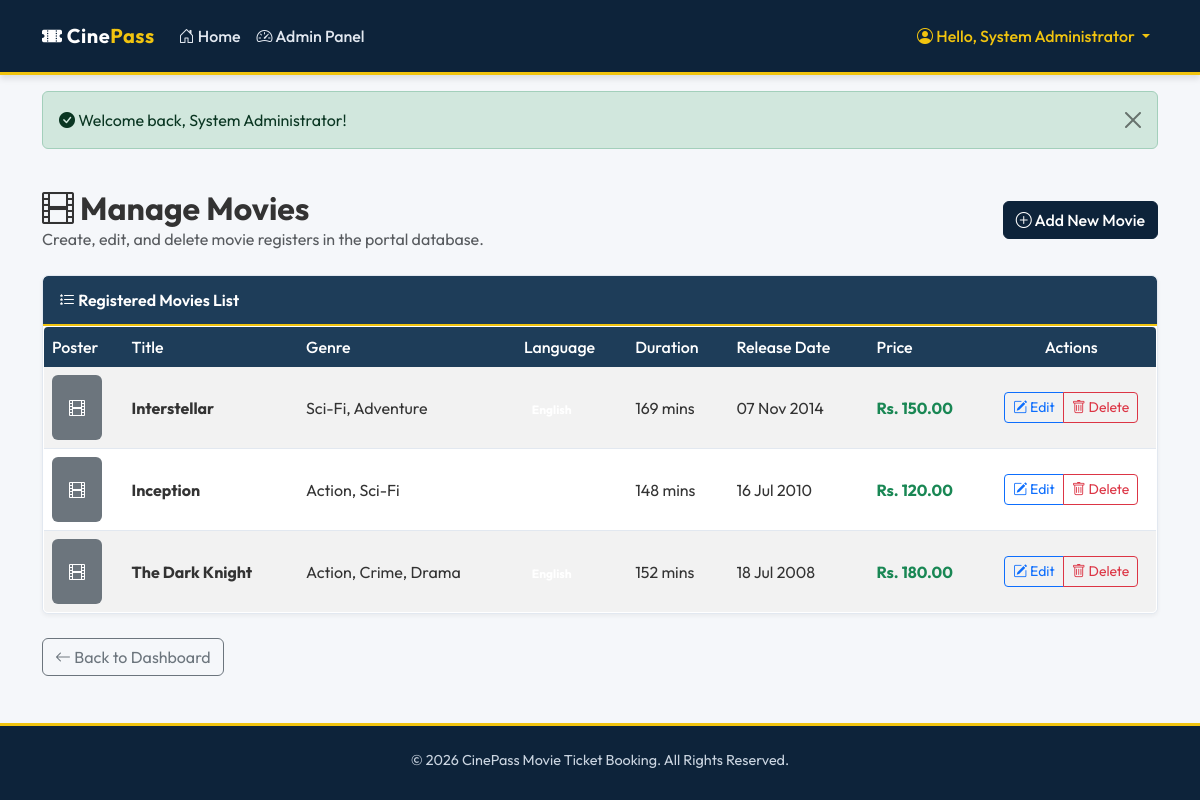
/movie-ticket-booking/admin/movies.php (signed in), run on the app's committed database.
### tables this page shows
CREATE TABLE IF NOT EXISTS `movies` (
  `id` INT AUTO_INCREMENT PRIMARY KEY,
  `title` VARCHAR(255) NOT NULL,
  `genre` VARCHAR(100) NOT NULL,
  `language` VARCHAR(50) NOT NULL,
  `duration` INT NOT NULL,  
  `release_date` DATE NOT NULL,
  `description` TEXT NOT NULL,
  `poster` VARCHAR(255) NOT NULL,  
  `ticket_price` DECIMAL(10,2) NOT NULL
);

### movie-ticket-booking/functions.php (called while the page is built, shortened)
<?php
function formatDate($date) {
    return date("d M Y", strtotime($date));
}
function formatPrice($price) {
    return "Rs. " . number_format($price, 2);
}
?>

### movie-ticket-booking/admin/movies.php (the view, shortened to what this page needs)
<?php
require_once __DIR__ . '/../includes/header.php';
$sql = "ORDER BY release_date DESC";
$result = $conn->query("SELECT * FROM movies " . $sql);
?>
<div class="d-flex justify-content-between align-items-center mb-4 flex-wrap">
    <div>
        <h2 class="text-navy fw-bold mb-0"><i class="bi bi-film"></i> Manage Movies</h2>
        <p class="text-muted mb-0">Create, edit, and delete movie registers in the portal database.</p>
    </div>
    <div>
        <a href="add_movie.php" class="btn btn-navy"><i class="bi bi-plus-circle"></i> Add New Movie</a>
    </div>
</div>
<div class="card card-portal overflow-hidden">
    <div class="card-header-portal">
        <i class="bi bi-list-stars"></i> Registered Movies List
    </div>
    <div class="card-body p-0">
        <div class="table-responsive">
            <table class="table table-striped table-hover table-portal mb-0 align-middle">
                <thead>
                    <tr>
                        <th style="width: 80px;">Poster</th>
                        <th>Title</th>
                        <th>Genre</th>
                        <th>Language</th>
                        <th>Duration</th>
                        <th>Release Date</th>
                        <th>Price</th>
                        <th class="text-center" style="width: 170px;">Actions</th>
                    </tr>
                </thead>
                <tbody>
                    <?php if ($result && $result->num_rows > 0): ?>
                        <?php while ($movie = $result->fetch_assoc()): ?>
                            <tr>
                                <td>
                                    <?php
                                    $poster_path = '../images/' . $movie['poster'];
                                    if (!empty($movie['poster']) && file_exists($poster_path)):
                                    ?>
                                        <img src="<?php echo $poster_path; ?>" class="rounded shadow-sm" alt="Poster" style="width: 50px; height: 65px; object-fit: cover;">
                                    <?php else: ?>
                                        <div class="bg-secondary text-white text-center rounded d-flex align-items-center justify-content-center" style="width: 50px; height: 65px;">
                                            <i class="bi bi-film"></i>
                                        </div>
                                    <?php endif; ?>
                                </td>
                                <td class="fw-bold text-navy"><?php echo htmlspecialchars($movie['title']); ?></td>
                                <td><?php echo htmlspecialchars($movie['genre']); ?></td>
                                <td><span class="badge bg-navy text-white"><?php echo htmlspecialchars($movie['language']); ?></span></td>
                                <td><?php echo htmlspecialchars($movie['duration']); ?> mins</td>
                                <td><?php echo formatDate($movie['release_date']); ?></td>
                                <td class="fw-bold text-success"><?php echo formatPrice($movie['ticket_price']); ?></td>
                                <td class="text-center">
                                    <div class="btn-group" role="group">
                                        <a href="edit_movie.php?id=<?php echo $movie['id']; ?>" class="btn btn-sm btn-outline-primary" title="Edit Movie">
                                            <i class="bi bi-pencil-square"></i> Edit
                                        </a>
                                        <a href="delete_movie.php?id=<?php echo $movie['id']; ?>" class="btn btn-sm btn-outline-danger" onclick="return confirm('Are you sure you want to delete \'<?php echo addslashes($movie['title']); ?>\'? This will also delete all scheduled shows and bookings for this movie.');" title="Delete Movie">
                                            <i class="bi bi-trash"></i> Delete
                                        </a>
                                    </div>
                                </td>
                            </tr>
                        <?php endwhile; ?>
                    <?php endif; ?>
                </tbody>
            </table>
        </div>
    </div>
</div>
<div class="mt-4">
    <a href="dashboard.php" class="btn btn-outline-secondary"><i class="bi bi-arrow-left"></i> Back to Dashboard</a>
</div>
<?php
require_once __DIR__ . '/../includes/footer.php';
?>

### movie-ticket-booking/css/style.css (style rules this page uses)
:root { --primary-navy: #0d233a; --secondary-steel: #1e3d59; --accent-blue: #17b978; --light-bg: #f5f7fa; --text-dark: #333333; --text-muted: #666666; --border-color: #e2e8f0; }
body { font-family: 'Outfit', sans-serif; background-color: var(--light-bg); color: var(--text-dark); display: flex; flex-direction: column; min-height: 100vh; }
.card-portal { background: #ffffff; border: 1px solid var(--border-color); border-radius: 6px; box-shadow: 0 2px 4px rgba(0, 0, 0, 0.05); transition: transform 0.2s ease, box-shadow 0.2s ease; }
.card-portal .card-header-portal { background-color: var(--secondary-steel); color: #ffffff; font-weight: 600; border-bottom: 2px solid #f1c40f; border-top-left-radius: 5px; border-top-right-radius: 5px; padding: 12px 16px; }
.btn-navy { background-color: var(--primary-navy); color: #ffffff; border: 1px solid var(--primary-navy); font-weight: 500; transition: background-color 0.2s; }
.table-portal { background-color: #ffffff; border: 1px solid var(--border-color); border-radius: 5px; overflow: hidden; }
.table-portal th { background-color: var(--secondary-steel); color: #ffffff; font-weight: 500; border: none; }
.table-portal td { vertical-align: middle; color: #333333; }

### data on the page
movies: title "Interstellar", genre "Sci-Fi, Adventure", duration "169", release_date "07 Nov 2014", ticket_price "Rs. 150.00"
movies: title "Inception", genre "Action, Sci-Fi", duration "148", release_date "16 Jul 2010", ticket_price "Rs. 120.00"
movies: title "The Dark Knight", genre "Action, Crime, Drama", duration "152", release_date "18 Jul 2008", ticket_price "Rs. 180.00"

### other printed values
$_SESSION['user_name'] "System Administrator"
$_SESSION['success_message'] "Welcome back, System Administrator!"
